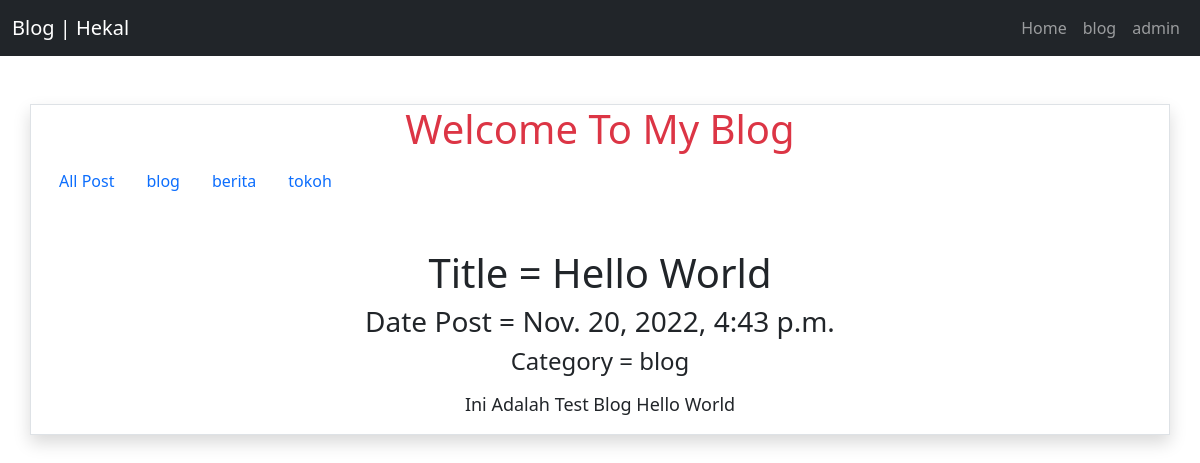
/blog/post/hello-world, run on the app's committed database.
### blog/models.py (models this page shows, shortened)
class Post (models.Model):
    title = models.CharField(max_length=255)
    body = models.TextField()
    category = models.CharField(max_length=255)
    slug = models.SlugField(editable=False,blank=True)
    datePost = models.DateTimeField(auto_now_add=True,editable=False)

### blog/views.py (the view)
# urls.py: path('post/<slugInput>', views.detailPost, name='detail'),
def detailPost (request,slugInput):
    posts = Post.objects.get(slug=slugInput);
    categories = Post.objects.values('category').distinct();
    context = {
        'title':'Blog | Hekal',
        'heading':'Welcome To My Blog',
        'body':'Lorem ipsum dolor, sit amet consectetur adipisicing elit. Dolore distinctio, amet repellendus tempore totam reprehenderit ratione quasi, corporis possimus modi expedita voluptatum saepe ipsum et! Commodi amet error temporibus dolorum.',
        'posts':posts,
        'categoriesPost':categories,
    }
    return render (request,'blog/detail.html',context)

### blog/templates/blog/detail.html
{% extends 'base.html' %}
{% block content %}
    <div class="container text-center mt-5 border shadow">
        <h1 class="text-danger">{{heading}}</h1>
        <ul class="nav">
            <li class="nav-item">
                <a class="nav-link" href="{% url 'blog:index' %}">All Post</a>
            </li>
            {% for dataCategory in categoriesPost %}
                <li class="nav-item">
                    <a class="nav-link" href="{% url 'blog:category' categoryInput=dataCategory.category %}">{{dataCategory.category}}</a>
                </li>
            {% endfor %}
            </ul>
            <h1 class="mt-5">Title = {{posts.title}}</h1>
            <h3>Date Post = {{posts.datePost}}</h3>
            <h4> Category = {{posts.category}}</h4>
            <p class="mt-3" style="font-size : 18px;">{{posts.body}}</p>
    </div>
{% endblock content %}

### data on the page
Post: title "Hello World", datePost "Nov. 20, 2022, 4:43 p.m.", category "blog", body "Ini Adalah Test Blog Hello World"

### other printed values
{{ title }} "Blog | Hekal"
{{ heading }} "Welcome To My Blog"
{{ dataCategory.category }} "blog" "berita" "tokoh"
